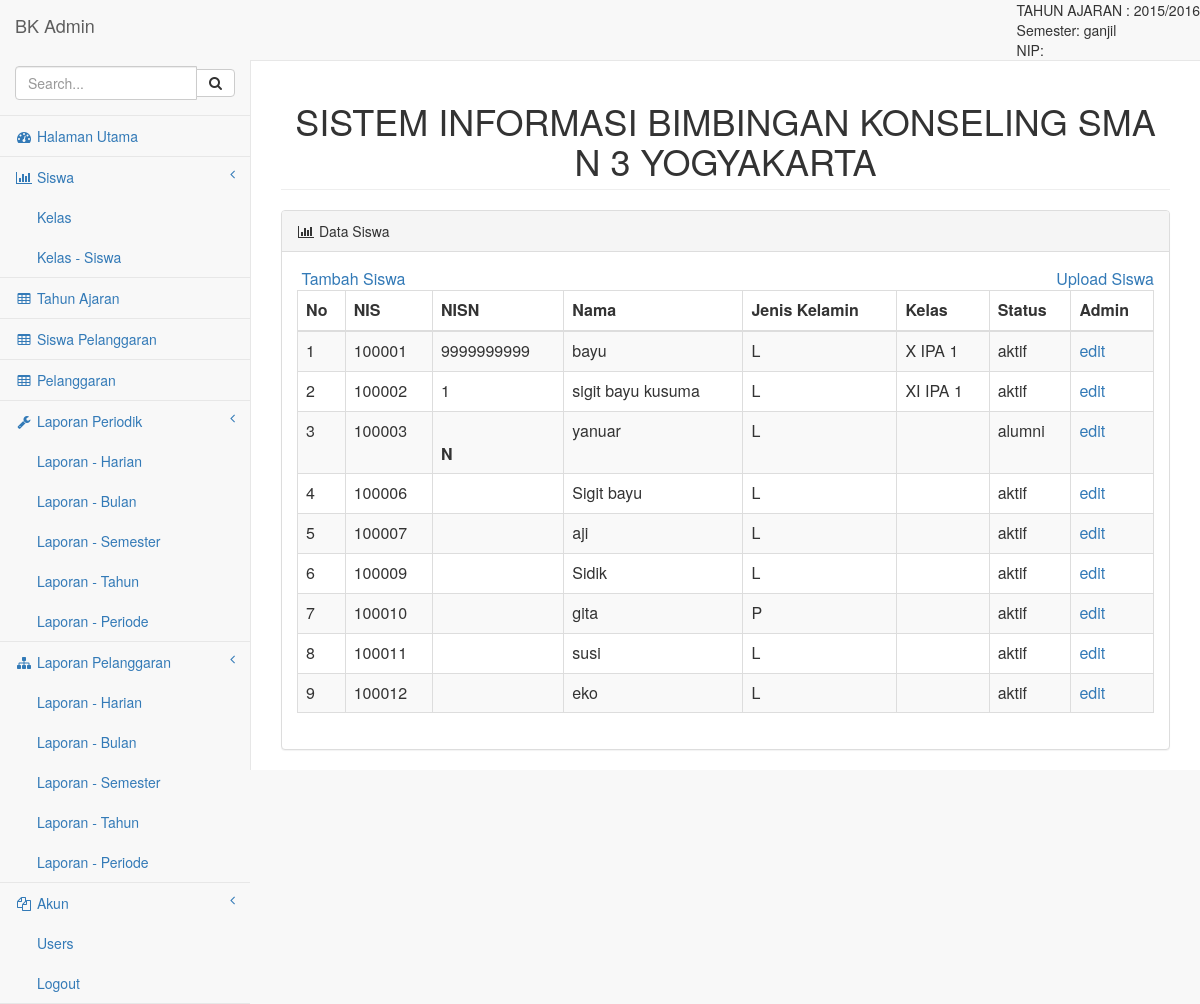
The app's page /pages/index.php?page=siswa with its own data.
### tables this page shows
CREATE TABLE IF NOT EXISTS `tahun_ajaran` (
`id_tahun_ajaran` int(11) NOT NULL,
  `nama_tahun_ajaran` varchar(9) NOT NULL,
  `semester` enum('ganjil','genap') NOT NULL,
  `status_tahun_ajaran` enum('aktif','tidak aktif') NOT NULL
);

CREATE TABLE IF NOT EXISTS `siswa` (
  `nis` varchar(6) NOT NULL,
  `nisn` char(10) NOT NULL,
  `nama` varchar(100) NOT NULL,
  `jenis_kelamin` enum('L','P') NOT NULL,
  `tlp_siswa` varchar(15) NOT NULL,
  `tlp_orangtua` varchar(15) NOT NULL,
  `status_siswa` enum('aktif','tidak aktif','alumni') NOT NULL
);

CREATE TABLE IF NOT EXISTS `kelas` (
`id_kelas` int(11) NOT NULL,
  `nama_kelas` varchar(10) NOT NULL,
  `tingkat_kelas` mediumint(2) NOT NULL,
  `status_kelas` enum('aktif','tidak aktif') NOT NULL
);

### pages/siswa.php (the view, shortened to what this page needs)
<div class="panel panel-default">
                        <div class="panel-heading">
                            <i class="fa fa-bar-chart-o fa-fw"></i> Data Siswa
                        </div>
                        <div class="panel-body">
                            <div class="row">
                                <div class="col-lg-12">
                                    <div class="table-responsive">
<table width="100%" border="0">
  <tr>
    <td align="left">&nbsp;<a href="index.php?page=siswa_add">Tambah Siswa </a></td>
    <td align="right">&nbsp;<a href="index.php?page=siswa_upload">Upload Siswa </a></td>
  </tr>
</table>
<?php
$query = mysql_query("SELECT
    siswa.nis
    , siswa.nama
    , siswa.nisn
    , siswa.jenis_kelamin
    , siswa.status_siswa
    , kelas.nama_kelas
FROM
    sma3_bk.kelas_siswa
    right JOIN sma3_bk.siswa
        ON (kelas_siswa.nis = siswa.nis and kelas_siswa.id_tahun_ajaran='".$_SESSION['id_tahun_ajaran']."')
    left JOIN sma3_bk.kelas
        ON (kelas_siswa.id_kelas = kelas.id_kelas)
		order by siswa.nis asc;");
?>
<table width="100%" class="table table-striped table-bordered table-hover" id="tblsiswa" >
  <thead>
  <tr>
    <th scope="col">No</th>
    <th scope="col">NIS</th>
    <th scope="col">NISN</th>
    <th scope="col">Nama</th>
    <th scope="col">Jenis Kelamin</th>
    <th scope="col">Kelas</th>
    <th scope="col">Status</th>
    <th scope="col">Admin</th>
    </tr>
  </thead>
  <tbody>
  <?php
  $no = 1;
  while($data = mysql_fetch_array($query))
  {
  ?>
  <tr>
    <td><?php echo $no ?></td>
    <td><?php echo $data['nis'] ?></td>
    <td><?php echo $data['nisn'] ?></td>
    <td><?php echo $data['nama'] ?></td>
    <td><?php echo $data['jenis_kelamin'] ?></td>
    <td><?php echo $data['nama_kelas'] ?></td>
    <td><?php echo $data['status_siswa'] ?></td>
    <td><a href="index.php?page=siswa_edit&nis=<?php echo $data['nis'] ?>">edit</a></td>
    </tr>
  <?php
  $no++;
  }
  ?>
  </tbody>
</table>
</div>
                                </div>
                                <div class="col-lg-8">
                                </div>
                            </div>
                        </div>
                    </div>

### pages/index.php (shortened to what this page needs)
<!DOCTYPE html>
<html lang="en">
<head>
    <link href="../bower_components/bootstrap/dist/css/bootstrap.min.css" rel="stylesheet">
    <link href="../bower_components/metisMenu/dist/metisMenu.min.css" rel="stylesheet">
    <link href="../dist/css/timeline.css" rel="stylesheet">
    <link href="../dist/css/sb-admin-2.css" rel="stylesheet">
    <link href="../bower_components/morrisjs/morris.css" rel="stylesheet">
    <link href="../bower_components/font-awesome/css/font-awesome.min.css" rel="stylesheet" type="text/css">
</head>
<body>
    <div id="wrapper">
        <nav class="navbar navbar-default navbar-static-top" role="navigation" style="margin-bottom: 0">
            <div class="navbar-header">
                <a class="navbar-brand" href="index.html">BK Admin</a>
            </div>
            <ul class="nav navbar-top-links navbar-right">
            TAHUN AJARAN :
            <?php
			$query=mysql_query("SELECT
  `id_tahun_ajaran`,
  `nama_tahun_ajaran`,
  `semester`,
  `status_tahun_ajaran`
FROM `sma3_bk`.`tahun_ajaran` WHERE status_tahun_ajaran = 'aktif' LIMIT 1");
$data=mysql_fetch_array($query);
echo $data['nama_tahun_ajaran']."<br> Semester: ".$data['semester']."<br> NIP: ".$_SESSION['bk_nip'];
			?>
                </ul>
            <div class="navbar-default sidebar" role="navigation">
                <div class="sidebar-nav navbar-collapse">
                    <ul class="nav" id="side-menu">
                        <li class="sidebar-search">
                            <div class="input-group custom-search-form">
                                <input type="text" class="form-control" placeholder="Search...">
                                <span class="input-group-btn">
                                <button class="btn btn-default" type="button">
                                    <i class="fa fa-search"></i>
                                </button>
                            </span>
                            </div>
                        </li>
                        <li>
                            <a href="index.php"><i class="fa fa-dashboard fa-fw"></i> Halaman Utama</a>
                        </li>
                        <li>
                            <a href="index.php?page=siswa"><i class="fa fa-bar-chart-o fa-fw"></i> Siswa<span class="fa arrow"></span></a>
                            <ul class="nav nav-second-level">
                                <li>
                                    <a href="index.php?page=kelas">Kelas</a>
                                </li>
                                <li>
                                    <a href="index.php?page=kelas_siswa_add">Kelas - Siswa</a>
                                </li>
                            </ul>
                        </li>
                        <li>
                            <a href="index.php?page=tahun_ajaran"><i class="fa fa-table fa-fw"></i> Tahun Ajaran</a>
                        </li>
                        <li>
                        <a href="index.php?page=siswa_pelanggaran"><i class="fa fa-table fa-fw"></i> Siswa Pelanggaran</a>
                        </li>
                        <li>
                            <a href="index.php?page=pelanggaran"><i class="fa fa-table fa-fw"></i> Pelanggaran</a>
                        </li>
                        <li>
                            <a href="index.php?page=laporan_periodik"><i class="fa fa-wrench fa-fw"></i> Laporan Periodik<span class="fa arrow"></span></a>
                            <ul class="nav nav-second-level">
                                <li>
                                    <a href="panels-wells.html">Laporan - Harian</a>
                                </li>
                                <li>
                                    <a href="buttons.html">Laporan - Bulan</a>
                                </li>
                                <li>
                                    <a href="notifications.html">Laporan - Semester</a>
                                </li>
                                <li>
                                    <a href="typography.html">Laporan - Tahun</a>
                                </li>
                                <li>
                                    <a href="icons.html"> Laporan - Periode</a>
                                </li>
                            </ul>
                        </li>
                        <li>
                            <a href="#"><i class="fa fa-sitemap fa-fw"></i> Laporan Pelanggaran<span class="fa arrow"></span></a>
                            <ul class="nav nav-second-level">
                                <li>
                                    <a href="#">Laporan - Harian</a>
                                </li>
                                <li>
                                    <a href="#">Laporan - Bulan</a>
                                </li>
                                <li>
                                    <a href="#">Laporan - Semester</a>
                                </li>
                                <li>
                                    <a href="#">Laporan - Tahun</a>
                                </li>
                                <li>
                                    <a href="#">Laporan - Periode</a>
                                </li>
                            </ul>
                        </li>
                        <li>
                            <a href="#"><i class="fa fa-files-o fa-fw"></i> Akun<span class="fa arrow"></span></a>
                            <ul class="nav nav-second-level">
                                <li>
                                    <a href="blank.html">Users</a>
                                </li>
                                <li>
                                    <a href="loguot.php">Logout</a>
                                </li>
                            </ul>
                        </li>
                    </ul>
                </div>
            </div>
        </nav>
        <div id="page-wrapper">
            <div class="row">
                <div class="col-lg-12">
                    <h1 class="page-header" align="center">SISTEM INFORMASI BIMBINGAN KONSELING SMA N 3 YOGYAKARTA</h1>
                </div>
            </div>
            <div class="row">
                <div class="col-lg-12">
                    <?php
					if(!empty($_GET['page']))
					$page = $_GET['page'];
					else
					$page='home';
					if(file_exists($page.'.php'))
					include($page.'.php');
					else
					include('404.php');
					?>
                </div>
            </div>
        </div>
    </div>
</body>
</html>

### records on screen
tahun_ajaran: nama_tahun_ajaran "2015/2016", semester "ganjil"
siswa: nis "100001", nisn "9999999999", nama "bayu", jenis_kelamin "L", kelas.nama_kelas "X IPA 1", status_siswa "aktif"
siswa: nis "100002", nisn "1", nama "sigit bayu kusuma", jenis_kelamin "L", kelas.nama_kelas "XI IPA 1", status_siswa "aktif"
siswa: nis "100003", nisn "N", nama "yanuar", jenis_kelamin "L", status_siswa "alumni"
siswa: nis "100006", nama "Sigit bayu", jenis_kelamin "L", status_siswa "aktif"
siswa: nis "100007", nama "aji", jenis_kelamin "L", status_siswa "aktif"
siswa: nis "100009", nama "Sidik", jenis_kelamin "L", status_siswa "aktif"
siswa: nis "100010", nama "gita", jenis_kelamin "P", status_siswa "aktif"
siswa: nis "100011", nama "susi", jenis_kelamin "L", status_siswa "aktif"
siswa: nis "100012", nama "eko", jenis_kelamin "L", status_siswa "aktif"
